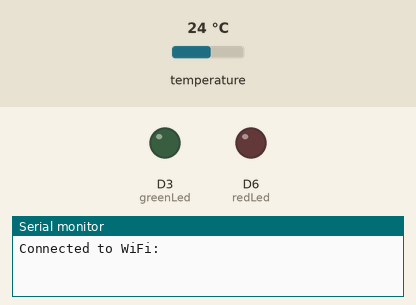
This sketch was run on a simulated Arduino MKR. Parts: output pins drawn as LEDs (lit = HIGH), the last lines printed to the serial monitor. Inputs (shaded band) come from the test bench; at power-on: temperature 24 °C. WiFi joins after 1.5 s; servers stay silent unless stated.

Above: at 2.0 s.
At 19.1 s:
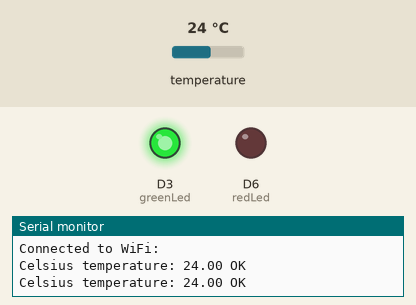
Timing chart, 0 to 22.4 s (numbered marks = the images above):
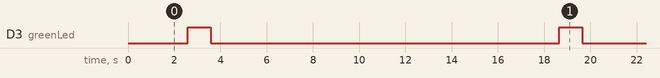

Measured:
- by itself, D3 (greenLed): alternates HIGH for 1.0 s and LOW for 15.1 s

The sketch:

Temperature.ino
```cpp
// Libraries
#include <DallasTemperature.h>
#include <OneWire.h>
#include <ThingSpeak.h>
#include <WiFiNINA.h>

// OneWire settings
#define ONE_WIRE_BUS 4
OneWire oneWire(ONE_WIRE_BUS);
DallasTemperature sensors(&oneWire);

// WiFi settings
const char *ssid = "";
const char *password = "";
WiFiClient client;

// ThingSpeak settings
const unsigned long channelID = 0;
const char *apiKey = "";

// LED pins
int redLed = 6, greenLed = 3, buzzer = 8;

void setup() {
    Serial.begin(9600);

    // Wait for serial to initialize.
    while (!Serial) {
    };

    // Start the OneWire library
    sensors.begin();

    // Connect to WiFi
    connectToWiFi();

    // Connect to ThingSpeak
    connectToThingSpeak();

    // Set LED pins as outputs
    pinMode(redLed, OUTPUT);
    pinMode(greenLed, OUTPUT);
    pinMode(buzzer, OUTPUT);
}

void loop() {
    // Retrieve temperature from sensor
    float temperature = getTemperature();

    // Print temperature to serial monitor
    printTemperature(temperature);

    // Send data to ThingSpeak
    sendDataToThingSpeak(temperature);

    // Check if temperature is within range and set LEDs accordingly
    setLEDs(temperature);

    delay(1000);

    // Reset LEDs
    resetLEDs();

    // Wait 15 seconds before next reading (ThingSpeak allows 1 update per 15
    // seconds)
    delay(14000);
}

void connectToWiFi() {
    WiFi.begin(ssid, password);
    while (WiFi.status() != WL_CONNECTED) {
        delay(1000);
        Serial.println("Connecting to WiFi...");
    }
    Serial.println("Connected to WiFi: " + String(ssid));
}

void connectToThingSpeak() { ThingSpeak.begin(client); }

float getTemperature() {
    sensors.requestTemperatures();
    return sensors.getTempCByIndex(0);
}

void printTemperature(float temperature) {
    Serial.print("Celsius temperature: ");
    Serial.print(temperature);
    Serial.println((temperature >= 15 && temperature <= 30) ? " OK" : " BAD");
}

void setLEDs(float temperature) {
    if (temperature >= 15 && temperature <= 30) {
        digitalWrite(greenLed, HIGH);
        digitalWrite(redLed, LOW);
        noTone(buzzer);
    } else {
        digitalWrite(greenLed, LOW);
        digitalWrite(redLed, HIGH);
        tone(buzzer, 1000, 1000);
    }
}

void resetLEDs() {
    digitalWrite(greenLed, LOW);
    digitalWrite(redLed, LOW);
    noTone(buzzer);
}

void sendDataToThingSpeak(float temperature) {
    ThingSpeak.setField(1, temperature);
    ThingSpeak.writeFields(channelID, apiKey);
}
```
